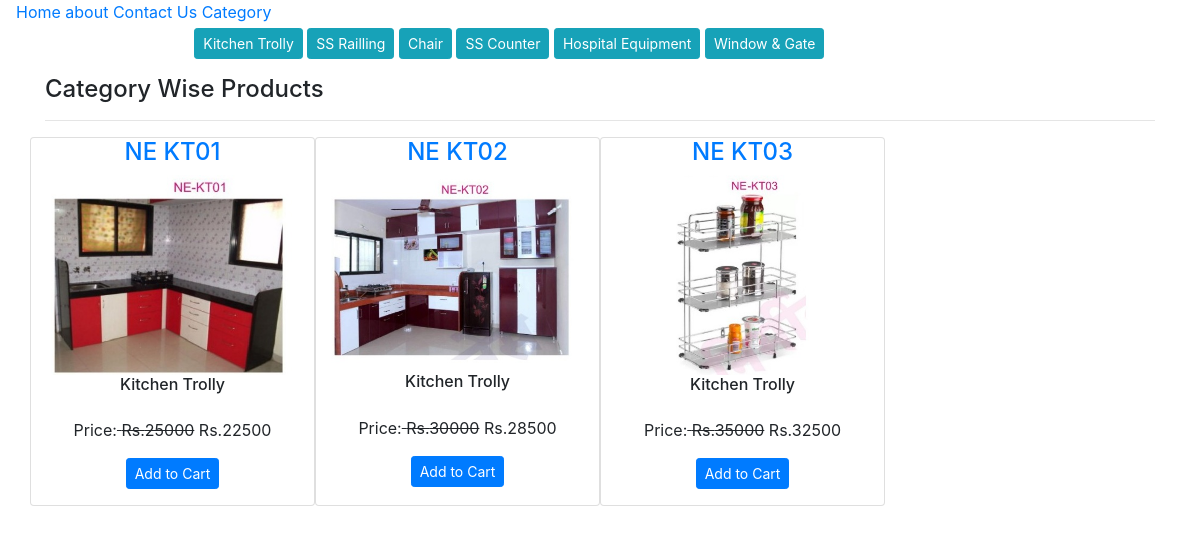
Page /category-1/ on the committed database.
### ecomapp/models.py (models this page shows, shortened)
class Category(models.Model):
    title = models.CharField(max_length=200)
    slug = models.SlugField(unique=True)
    def __str__(self):
        return self.title

class Product(models.Model):
    title = models.CharField(max_length=200)
    slug = models.SlugField(unique=True)
    category = models.ForeignKey(Category, on_delete=models.CASCADE)
    image = models.ImageField(upload_to="products")
    marked_price = models.PositiveIntegerField()
    selling_price = models.PositiveIntegerField()
    description = models.TextField()
    warranty = models.CharField(max_length=300, null=True, blank=True)
    return_policy = models.CharField(max_length=300, null=True, blank=True)
    view_count = models.PositiveIntegerField(default=0)
    @staticmethod
    def get_all_products_by_categoryid(category_id):
        return Product.objects.filter(category = category_id)

### ecomapp/views.py (the view)
# urls.py: path("category-<slug:cat_id>/",CategoryDetailView.as_view(),name="categorydeatil"),
class CategoryDetailView(TemplateView):
    template_name = 'categorydeatil.html'
    def get_context_data(self, **kwargs):
        context = super().get_context_data(**kwargs)
        categoryID = self.kwargs['cat_id']
        products = None
        products = Product.get_all_products_by_categoryid(categoryID)
        context['allcategories'] = Category.objects.all()
        context['products'] = products
        return context

### templates/categorydeatil.html (shortened to what this page needs)
{% extends 'base.html' %}
{% block content %}
<div class="container">
    <h4>Category Wise Products {{products.category}}</h4>
    <hr>
    <div class="row mt-3" >
        {% for p in products %}
        <div class="col-md-3 card text-center">
            <h4><a href="{% url 'ecomapp:productdetail' p.slug %}">{{p.title}}</a></h4>
            <img src="{{p.image.url}}" class="rounded mx-auto d-block img-fluid"  style="height: 200px; width:'200px'; object-fit: contain;" alt="">
            <h6>{{p.category}}</h6>
            <p class="mt-3">Price:<strike> Rs.{{p.marked_price}}</strike> Rs.{{p.selling_price}}</p>
            <div class="d-grid gap-2 col-6 mx-auto">
                <a href="{% url 'ecomapp:addtocart' p.id %}" class="btn btn-primary btn-sm mb-3">Add to Cart</a>
            </div>
        </div>
        {% endfor %}
    </div>
    </div>
{% endblock %}

### templates/base.html (shortened to what this page needs)
<!DOCTYPE html>
<html lang="en">
<head>
    <link rel="stylesheet" href="">
    <link rel="stylesheet" href="">
    <link rel="stylesheet" href="https://stackpath.bootstrapcdn.com/bootstrap/4.5.2/css/bootstrap.min.css">
</head>
<body>
    <div class="ml-3">
    <a href="{% url 'ecomapp:home' %}">Home</a>
    <a href="{% url 'ecomapp:about' %}">about</a>
    <a href="{% url 'ecomapp:contact' %}">Contact Us</a>
    <a href="{% url 'ecomapp:allproducts' %}">Category</a>
    <div class="d-grid gap-2 col-10 text-center mt-1">
        {% for cat in allcategories %}
    <a class="btn btn-info btn-sm mb-3" href="{% url 'ecomapp:categorydeatil' cat.id %}"> {{cat.title}}</a>
    {% endfor %}
    </div>
</div>
{% block content %}
{% endblock %}
</body>
</html>

### rows in the picture
Category: title "Kitchen Trolly"
Category: title "SS Railling"
Category: title "Chair"
Category: title "SS Counter"
Category: title "Hospital Equipment"
Category: title "Window & Gate"
Product: title "NE KT01", image (picture), category "Kitchen Trolly", marked_price "25000", selling_price "22500"
Product: title "NE KT02", image (picture), category "Kitchen Trolly", marked_price "30000", selling_price "28500"
Product: title "NE KT03", image (picture), category "Kitchen Trolly", marked_price "35000", selling_price "32500"
